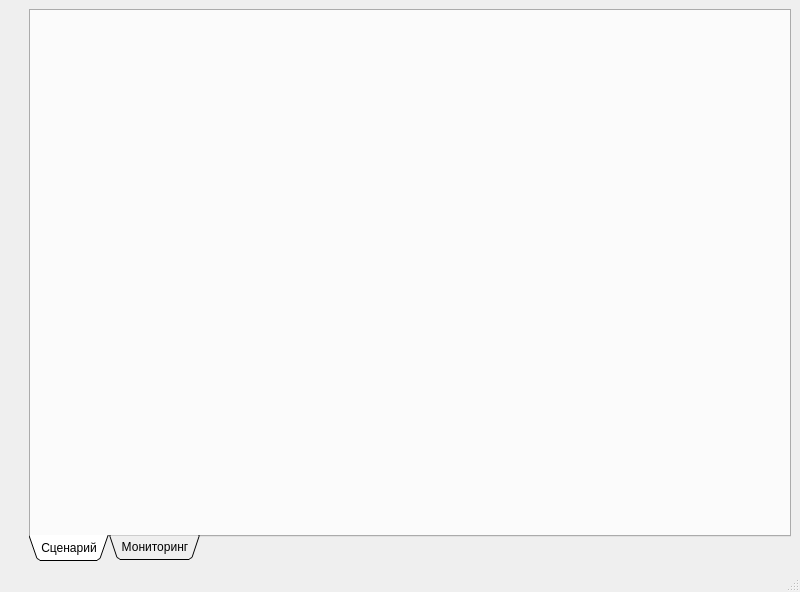
<?xml version="1.0" encoding="UTF-8"?>
<ui version="4.0">
 <class>MainWindow</class>
 <widget class="QMainWindow" name="MainWindow">
  <property name="geometry">
   <rect>
    <x>0</x>
    <y>0</y>
    <width>800</width>
    <height>592</height>
   </rect>
  </property>
  <property name="windowTitle">
   <string>MainWindow</string>
  </property>
  <widget class="QWidget" name="centralwidget">
   <layout class="QGridLayout" name="gridLayout">
    <item row="0" column="0">
     <layout class="QHBoxLayout" name="l_video_2">
      <property name="leftMargin">
       <number>0</number>
      </property>
      <property name="topMargin">
       <number>0</number>
      </property>
      <item>
       <layout class="QGridLayout" name="vl_rtsp_visible">
        <item row="0" column="0">
         <spacer name="verticalSpacer">
          <property name="orientation">
           <enum>Qt::Vertical</enum>
          </property>
          <property name="sizeHint" stdset="0">
           <size>
            <width>20</width>
            <height>40</height>
           </size>
          </property>
         </spacer>
        </item>
       </layout>
      </item>
     </layout>
    </item>
    <item row="1" column="0">
     <layout class="QGridLayout" name="vl_rtsp_thermal">
      <item row="0" column="0">
       <spacer name="verticalSpacer_2">
        <property name="orientation">
         <enum>Qt::Vertical</enum>
        </property>
        <property name="sizeHint" stdset="0">
         <size>
          <width>20</width>
          <height>40</height>
         </size>
        </property>
       </spacer>
      </item>
     </layout>
    </item>
    <item row="0" column="1" rowspan="2">
     <widget class="QTabWidget" name="tw_research">
      <property name="tabPosition">
       <enum>QTabWidget::South</enum>
      </property>
      <property name="tabShape">
       <enum>QTabWidget::Triangular</enum>
      </property>
      <property name="currentIndex">
       <number>0</number>
      </property>
      <property name="elideMode">
       <enum>Qt::ElideLeft</enum>
      </property>
      <widget class="QWidget" name="scenarioTab">
       <attribute name="title">
        <string>Сценарий</string>
       </attribute>
       <layout class="QGridLayout" name="gridLayout_2" rowstretch="0,0,0" columnstretch="0,0">
        <item row="1" column="0">
         <layout class="QGridLayout" name="gl_trajectory_params">
          <item row="0" column="0">
           <spacer name="verticalSpacer_3">
            <property name="orientation">
             <enum>Qt::Vertical</enum>
            </property>
            <property name="sizeHint" stdset="0">
             <size>
              <width>20</width>
              <height>40</height>
             </size>
            </property>
           </spacer>
          </item>
         </layout>
        </item>
        <item row="1" column="1">
         <layout class="QVBoxLayout" name="vl_trajectory_visualization">
          <item>
           <spacer name="verticalSpacer_4">
            <property name="orientation">
             <enum>Qt::Vertical</enum>
            </property>
            <property name="sizeHint" stdset="0">
             <size>
              <width>20</width>
              <height>40</height>
             </size>
            </property>
           </spacer>
          </item>
         </layout>
        </item>
        <item row="2" column="1">
         <layout class="QVBoxLayout" name="l_Mayak_params">
          <item>
           <spacer name="horizontalSpacer">
            <property name="orientation">
             <enum>Qt::Horizontal</enum>
            </property>
            <property name="sizeHint" stdset="0">
             <size>
              <width>40</width>
              <height>20</height>
             </size>
            </property>
           </spacer>
          </item>
         </layout>
        </item>
        <item row="2" column="0">
         <layout class="QGridLayout" name="l_SDR_options">
          <item row="0" column="0">
           <spacer name="horizontalSpacer_4">
            <property name="orientation">
             <enum>Qt::Horizontal</enum>
            </property>
            <property name="sizeHint" stdset="0">
             <size>
              <width>40</width>
              <height>20</height>
             </size>
            </property>
           </spacer>
          </item>
         </layout>
        </item>
       </layout>
      </widget>
      <widget class="QWidget" name="monitoringTab">
       <attribute name="title">
        <string>Мониторинг</string>
       </attribute>
       <layout class="QGridLayout" name="gridLayout_33" columnstretch="0,0">
        <item row="0" column="1">
         <layout class="QVBoxLayout" name="vl_trajectory_visualization_m">
          <item>
           <spacer name="verticalSpacer_7">
            <property name="orientation">
             <enum>Qt::Vertical</enum>
            </property>
            <property name="sizeHint" stdset="0">
             <size>
              <width>20</width>
              <height>40</height>
             </size>
            </property>
           </spacer>
          </item>
         </layout>
        </item>
        <item row="0" column="0">
         <layout class="QGridLayout" name="gl_trajectory_params_m">
          <item row="0" column="0">
           <spacer name="verticalSpacer_8">
            <property name="orientation">
             <enum>Qt::Vertical</enum>
            </property>
            <property name="sizeHint" stdset="0">
             <size>
              <width>20</width>
              <height>40</height>
             </size>
            </property>
           </spacer>
          </item>
         </layout>
        </item>
        <item row="1" column="1">
         <layout class="QVBoxLayout" name="l_Mayak_params_m">
          <item>
           <spacer name="horizontalSpacer_3">
            <property name="orientation">
             <enum>Qt::Horizontal</enum>
            </property>
            <property name="sizeHint" stdset="0">
             <size>
              <width>40</width>
              <height>20</height>
             </size>
            </property>
           </spacer>
          </item>
         </layout>
        </item>
        <item row="1" column="0">
         <layout class="QGridLayout" name="l_gpsSDRSim_options_m">
          <item row="0" column="0">
           <spacer name="horizontalSpacer_2">
            <property name="orientation">
             <enum>Qt::Horizontal</enum>
            </property>
            <property name="sizeHint" stdset="0">
             <size>
              <width>40</width>
              <height>20</height>
             </size>
            </property>
           </spacer>
          </item>
         </layout>
        </item>
       </layout>
      </widget>
     </widget>
    </item>
   </layout>
  </widget>
  <widget class="QMenuBar" name="menubar">
   <property name="geometry">
    <rect>
     <x>0</x>
     <y>0</y>
     <width>800</width>
     <height>21</height>
    </rect>
   </property>
  </widget>
  <widget class="QStatusBar" name="statusbar"/>
 </widget>
 <resources/>
 <connections/>
</ui>
